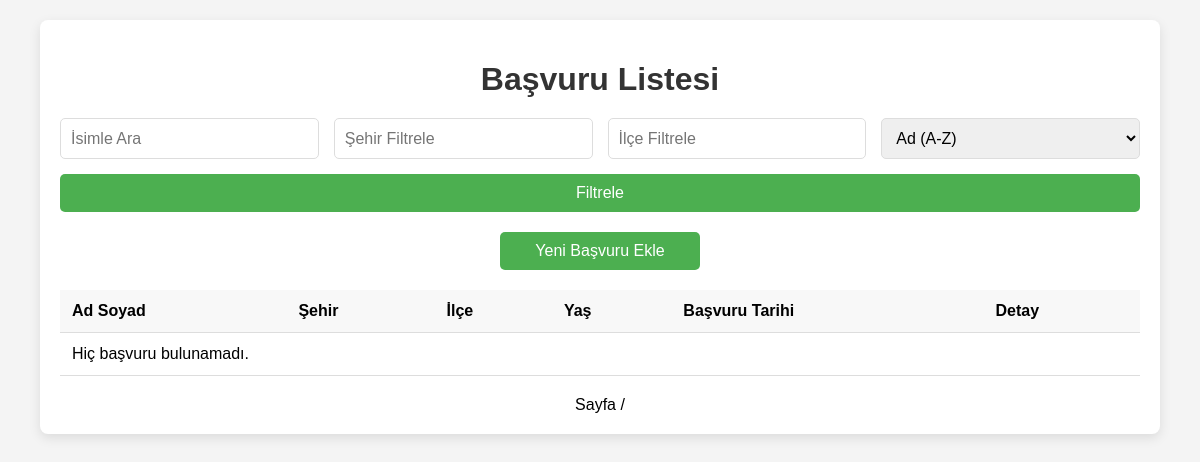
/applications/, run on an earlier commit of the app's database.
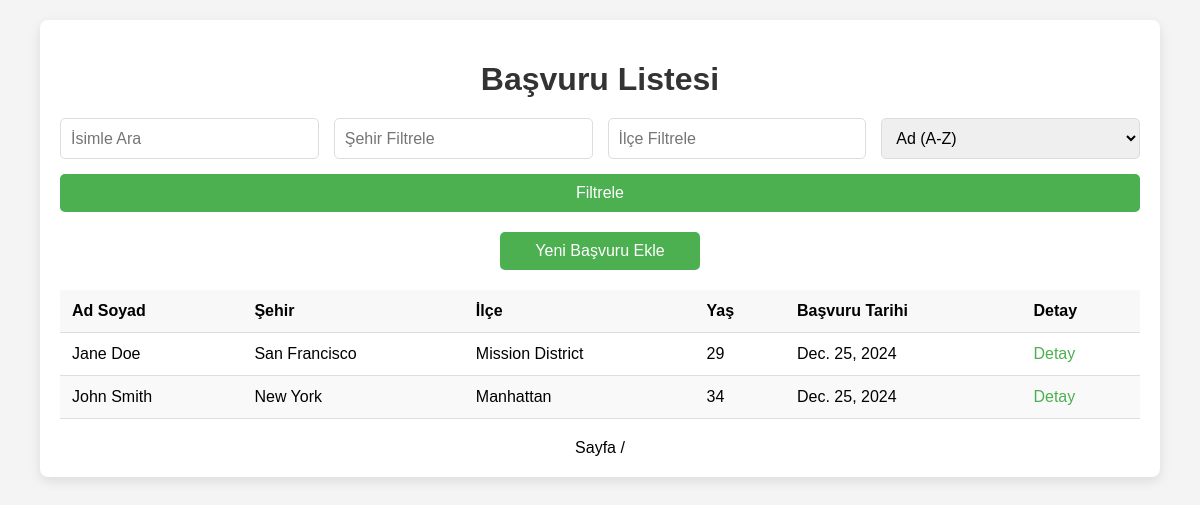
And on a later commit of the database.
### biko_hr/models.py (models this page shows)
class Application(models.Model):
    candidate = models.ForeignKey(Candidate, on_delete=models.CASCADE, null=True, blank=True)
    job = models.ForeignKey(IncubationJob, on_delete=models.CASCADE) # in order to terminate or success the application after incubation period. Also shows the applied job.
    application_date = models.DateField()
    status = models.CharField(max_length=50, default="Pending")
    uploaded_resume = models.FileField(upload_to='resumes/')

class Candidate(models.Model):
    name = models.CharField(max_length=100)
    surname = models.CharField(max_length=100)
    email = models.EmailField()
    phone = models.CharField(max_length=15)
    experience = models.TextField()
    skills = models.TextField()
    birth_date = models.DateField()
    residence_city = models.CharField(max_length=100)
    residence_district = models.CharField(max_length=100)
    education_level = models.CharField(max_length=50)        #choices=[
    school_name = models.CharField(max_length=150)
    department = models.CharField(max_length=100)
    desired_locations = models.ManyToManyField('Location')

### job_application/views.py (the view)
# urls.py: path('', views.job_application_list, name='job_application_list'),
def job_application_list(request):
    search_query = request.GET.get('q', '').strip()
    city_filter = request.GET.get('city', '').strip()
    district_filter = request.GET.get('district', '').strip()
    sort_option = request.GET.get('sort_option', 'name_asc')
    applications = Application.objects.select_related('candidate')
    if search_query:
        applications = applications.filter(
            candidate__name__icontains=search_query
        ) | applications.filter(
            candidate__surname__icontains=search_query
        )
    if city_filter:
        applications = applications.filter(candidate__residence_city__icontains=city_filter)
    if district_filter:
        applications = applications.filter(candidate__residence_district__icontains=district_filter)
    applications = applications.annotate(
        age=ExpressionWrapper(
            date.today().year - F('candidate__birth_date__year'),
            output_field=IntegerField()
        )
    )
    if sort_option == "name_asc":
        applications = applications.order_by('candidate__name', 'candidate__surname')
    elif sort_option == "name_desc":
        applications = applications.order_by('-candidate__name', '-candidate__surname')
    elif sort_option == "age_asc":
        applications = applications.order_by('age')
    elif sort_option == "age_desc":
        applications = applications.order_by('-age')
    return render(request, 'job_application_list.html', {
        'applications': applications,
        'search_query': search_query,
        'city_filter': city_filter,
        'district_filter': district_filter,
        'sort_option': sort_option,
    })

### job_application/templates/job_application_list.html (shortened to what this page needs)
<!DOCTYPE html>
<html lang="tr">
<head>
</head>
<body>
    <div class="container">
        <h1>Başvuru Listesi</h1>
        <form method="get" action="{% url 'job_application_list' %}">
            <input type="text" name="q" placeholder="İsimle Ara" value="{{ search_query }}">
            <input type="text" name="city" placeholder="Şehir Filtrele" value="{{ city_filter }}">
            <input type="text" name="district" placeholder="İlçe Filtrele" value="{{ district_filter }}">
            <select name="sort_option">
                <option value="name_asc" {% if sort_option == "name_asc" %}selected{% endif %}>Ad (A-Z)</option>
            </select>
            <button type="submit">Filtrele</button>
        </form>
        <div style="text-align: center; margin-bottom: 20px;">
            <a href="{% url 'job_application_form' %}">
                <button type="button">Yeni Başvuru Ekle</button>
            </a>
        </div>
<table>
    <thead>
        <tr>
            <th>Ad Soyad</th>
            <th>Şehir</th>
            <th>İlçe</th>
            <th>Yaş</th>
            <th>Başvuru Tarihi</th>
            <th>Detay</th>
        </tr>
    </thead>
    <tbody>
        {% for application in applications %}
        <tr>
            <td>{{ application.candidate.name}} {{application.candidate.surname }}</td>
            <td>{{ application.candidate.residence_city }}</td>
            <td>{{ application.candidate.residence_district }}</td>
            <td>{{ application.age }}</td>
            <td>{{ application.application_date }}</td>
            <td>
                <a href="{% url 'application_detail' application.id %}">Detay</a>
            </td>
        </tr>
        {% empty %}
        <tr>
            <td colspan="6">Hiç başvuru bulunamadı.</td>
        </tr>
        {% endfor %}
    </tbody>
</table>
        <div class="pagination">
            <span>Sayfa {{ candidates.number }} / {{ candidates.paginator.num_pages }}</span>
        </div>
    </div>
</body>
</html>

What changed in the data, as far as the page shows it:
added Application: candidate.name "Jane", candidate.surname "Doe", candidate.residence_city "San Francisco", candidate.residence_district "Mission District", age "29", application_date "Dec. 25, 2024"
added Application: candidate.name "John", candidate.surname "Smith", candidate.residence_city "New York", candidate.residence_district "Manhattan", age "34", application_date "Dec. 25, 2024"
Also different on the page:
text no longer shown: "Hiç başvuru bulunamadı."
